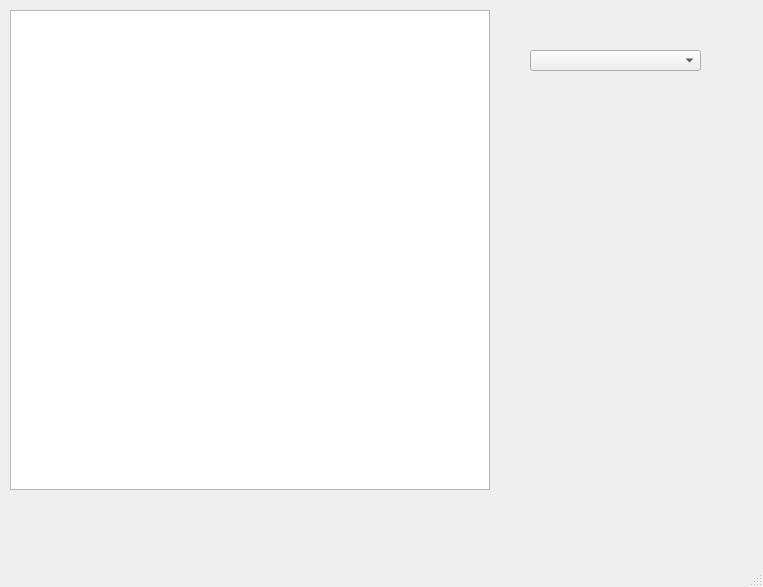
<?xml version="1.0" encoding="UTF-8"?>
<ui version="4.0">
 <class>ChessWindow</class>
 <widget class="QMainWindow" name="ChessWindow">
  <property name="geometry">
   <rect>
    <x>0</x>
    <y>0</y>
    <width>763</width>
    <height>587</height>
   </rect>
  </property>
  <property name="windowTitle">
   <string>ChessWindow</string>
  </property>
  <widget class="QWidget" name="centralwidget">
   <widget class="QGraphicsView" name="graphicsView">
    <property name="geometry">
     <rect>
      <x>10</x>
      <y>10</y>
      <width>480</width>
      <height>480</height>
     </rect>
    </property>
    <property name="verticalScrollBarPolicy">
     <enum>Qt::ScrollBarPolicy::ScrollBarAlwaysOff</enum>
    </property>
    <property name="horizontalScrollBarPolicy">
     <enum>Qt::ScrollBarPolicy::ScrollBarAlwaysOff</enum>
    </property>
   </widget>
   <widget class="QComboBox" name="scenarioSelector">
    <property name="geometry">
     <rect>
      <x>530</x>
      <y>50</y>
      <width>171</width>
      <height>21</height>
     </rect>
    </property>
   </widget>
  </widget>
  <widget class="QMenuBar" name="menubar">
   <property name="geometry">
    <rect>
     <x>0</x>
     <y>0</y>
     <width>763</width>
     <height>22</height>
    </rect>
   </property>
  </widget>
  <widget class="QStatusBar" name="statusbar"/>
 </widget>
 <resources/>
 <connections/>
</ui>
